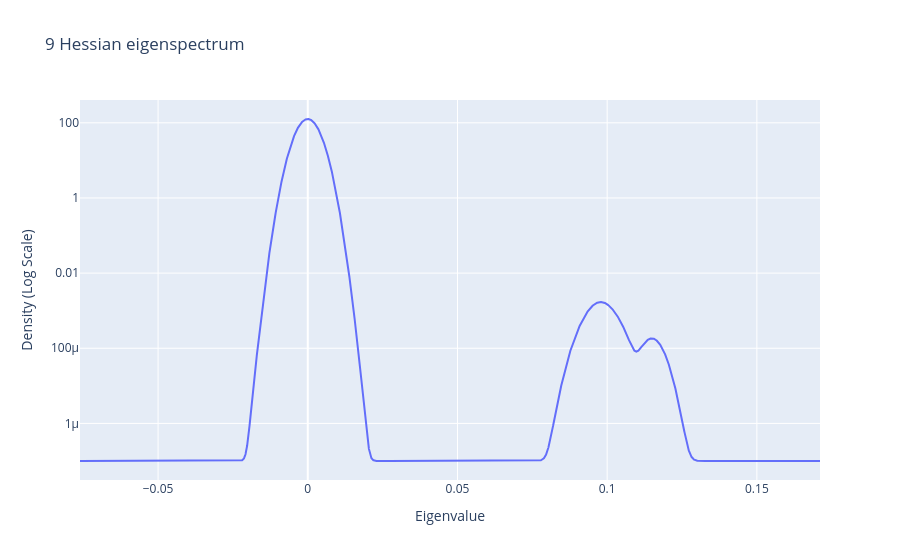
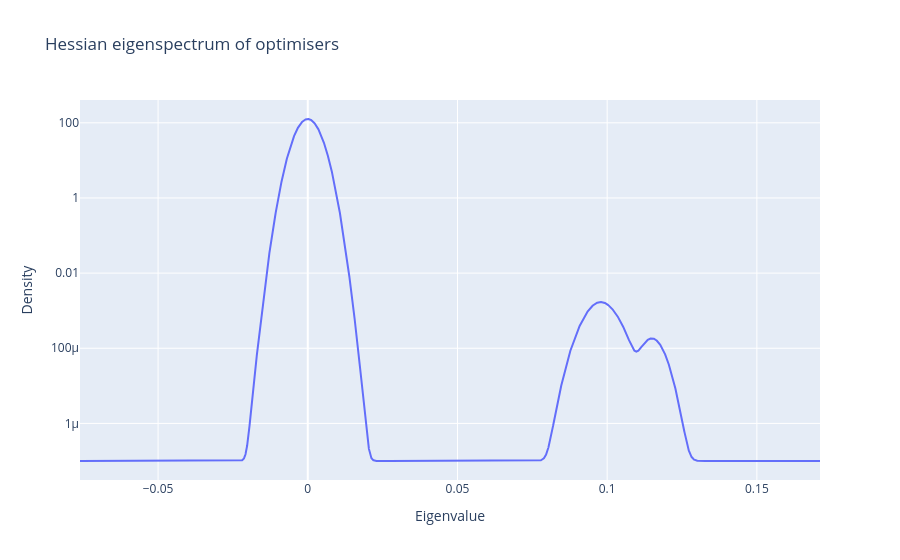

Notebook code for these charts, in order:
### Code cell
for fig in figs:
    fig.show()

### Figure 1 — Plotly figure (JSON) as saved in the notebook; plotly's stock layout.template omitted (floating-point values rounded to 4 significant figures; data arrays with more than 128 entries replaced by an {"elided": "..."} marker saying what was removed)
{"data": [{"mode": "lines", "name": "9", "type": "scatter", "x": {"elided": "10000 float values"}, "y": {"elided": "10000 float values"}}], "layout": {"title": {"text": "9 Hessian eigenspectrum"}, "xaxis": {"title": {"text": "Eigenvalue"}}, "yaxis": {"title": {"text": "Density (Log Scale)"}, "type": "log"}}}

### Figure 2 — Plotly figure (JSON) as saved in the notebook; plotly's stock layout.template omitted (floating-point values rounded to 4 significant figures; data arrays with more than 128 entries replaced by an {"elided": "..."} marker saying what was removed)
{"data": [{"mode": "lines", "name": "9", "type": "scatter", "x": {"elided": "10000 float values"}, "y": {"elided": "10000 float values"}}], "layout": {"legend": {"title": {"text": "Optimisers"}}, "title": {"text": "Hessian eigenspectrum of optimisers"}, "xaxis": {"title": {"text": "Eigenvalue"}}, "yaxis": {"title": {"text": "Density"}, "type": "log"}}}
